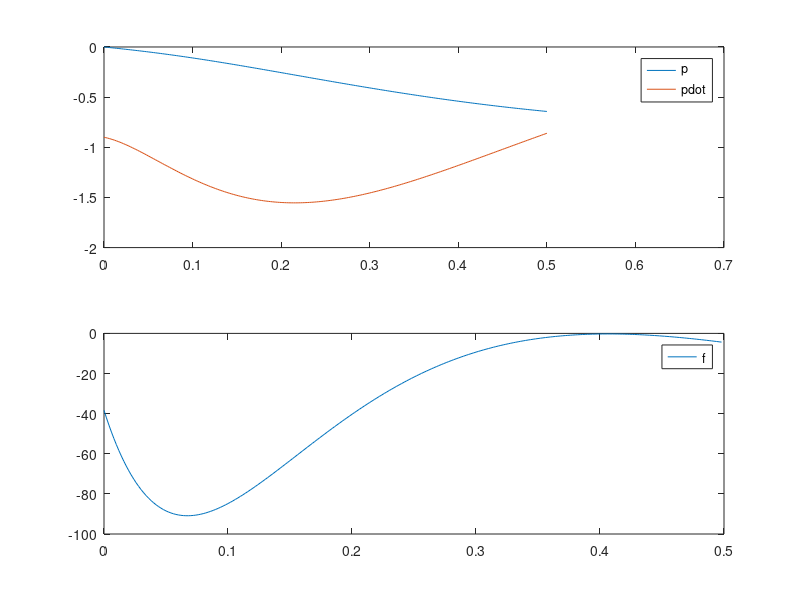

The MATLAB script that drew this image:
function startercode055241
[T,X,U,XFORDISPLAY] = RunSimulation;
PlotResults(T,X,U);
p = mat2str(XFORDISPLAY(1),4)
pdot = mat2str(XFORDISPLAY(2),4)
end

function [actuators,data] = initControlSystem(sensors,references,parameters,data)
%%%%%%%%%%%%%%%%%%
% MODIFY
data.A = [0 1; -5*cos(-0.5) -8/16];
data.B = [0;1/16];
data.C = [1 0];
data.xhat = [0;0];
data.u=0;
data.K = acker(data.A,data.B,[-3,-1.5]);
data.L = acker(data.A',data.C',[-12,-6])';
data.K
data.L
%
%%%%%%%%%%%%%%%%%%
[actuators,data] = runControlSystem(sensors,references,parameters,data);
end

function [actuators,data] = runControlSystem(sensors,references,parameters,data)
%%%%%%%%%%%%%%%%%%
% MODIFY
u=-data.K*data.xhat;
y=sensors.p + 0.5;%p - pe
data.xhat=data.xhat+(data.A*data.xhat+data.B*u-data.L*(data.C*data.xhat-y))*parameters.tStep;
actuators.f= u+80*sin(-0.5);
%
%%%%%%%%%%%%%%%%%%
end

function [T,X,U,XFORDISPLAY] = RunSimulation
[t,x,tStep,nSteps,nStepsForDisplay] = InitSimulation;
T = t;
X = x;
U = [];
controller.init = @initControlSystem;
controller.run = @runControlSystem;
controller.sensors = GetSensors(t,x);
controller.references = struct;
controller.parameters = struct('tStep',tStep);
controller.data = struct;
[controller.actuators,controller.data] = ...
    controller.init(controller.sensors, ...
                    controller.references, ...
                    controller.parameters, ...
                    controller.data);
for iStep = 1:nSteps
    u = GetInput(controller.actuators);
    [t,x] = ode45(@(t,x) GetXDot(t,x,u),[t t+tStep],x);
    t = t(end);
    x = x(end,:)';
    controller.sensors = GetSensors(t,x);
    [controller.actuators,controller.data] = ...
    controller.run(controller.sensors, ...
                    controller.references, ...
                    controller.parameters, ...
                    controller.data);
    T = [T t];
    X = [X x];
    U = [U u];
    if iStep==nStepsForDisplay
        XFORDISPLAY = x;
    end
end
end

function [t,x,tStep,nSteps,nStepsForDisplay] = InitSimulation
t = 0;
x = [0.00; -0.90];
tStep = 0.002;
nStepsForDisplay = 25;
nSteps = 250;
end

function u = GetInput(actuators)
u = actuators.f;
end

function sensors = GetSensors(t,x)
sensors.t = t;
sensors.p = x(1);
end

function xdot = GetXDot(t,x,u)
xdot = [x(2); (1/16)*(-(8*x(2)+80*sin(x(1)))+u(1))];
end

function PlotResults(T,X,U)
clf;
subplot(2,1,1);
plot(T,X);
legend('p','pdot');
subplot(2,1,2);
plot(T(1:end-1),U);
legend('f');
end
